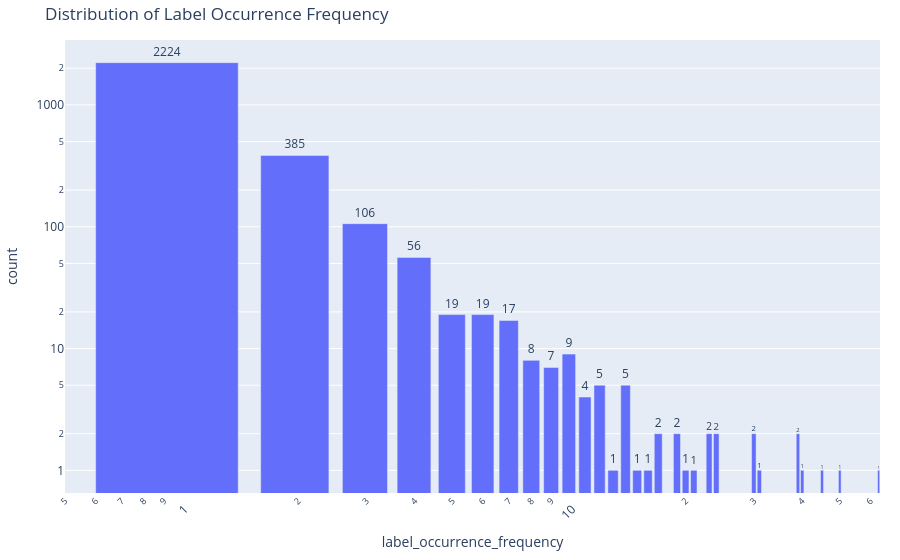

Notebook code for this chart:
### Code cell
import pandas as pd
import plotly.express as px

# Load the dataset
df = pd.read_csv(r"data/unused_python_functions_labels.csv")
df = df[~df["label"].isin(["deprecated function", "passthrough function", "redundant function", "unimplemented function"])]

# First, let's see what columns we have after groupby
occurrence_frequency = df.groupby("label")["type"].count().reset_index()

# Import Counter
from collections import Counter

frequency_counts = Counter(occurrence_frequency["type"])

# Convert Counter to DataFrame for plotting
frequency_df = pd.DataFrame.from_dict(
    frequency_counts, orient="index", columns=["count"]
).reset_index()
frequency_df.columns = ["label_occurrence_frequency", "count"]

# Create bar chart for occurrence frequency
fig = px.bar(
    frequency_df,
    x="label_occurrence_frequency",
    y="count",
    title="Distribution of Label Occurrence Frequency",
    text="count",
    log_x=True,
    log_y=True,
)

fig.update_traces(textposition="outside")
fig.update_layout(xaxis_tickangle=-45, margin=dict(l=20, r=20, t=40, b=60))

fig.show()

### Figure 1 — Plotly figure (JSON) as saved in the notebook; plotly's stock layout.template omitted (floating-point values rounded to 4 significant figures)
{"data": [{"hovertemplate": "label_occurrence_frequency=%{x}<br>count=%{text}<extra></extra>", "legendgroup": "", "marker": {"color": "#636efa", "pattern": {"shape": ""}}, "name": "", "orientation": "v", "showlegend": false, "text": [2224.0, 385.0, 56.0, 19.0, 106.0, 1.0, 19.0, 2.0, 8.0, 5.0, 7.0, 9.0, 4.0, 5.0, 1.0, 17.0, 1.0, 2.0, 2.0, 1.0, 2.0, 1.0, 2.0, 1.0, 1.0, 1.0, 1.0, 2.0, 1.0], "textposition": "outside", "type": "bar", "x": [1, 2, 4, 6, 3, 40, 5, 17, 8, 14, 9, 10, 11, 12, 15, 7, 20, 24, 23, 16, 39, 50, 19, 21, 31, 45, 63, 30, 13], "xaxis": "x", "y": [2224, 385, 56, 19, 106, 1, 19, 2, 8, 5, 7, 9, 4, 5, 1, 17, 1, 2, 2, 1, 2, 1, 2, 1, 1, 1, 1, 2, 1], "yaxis": "y"}], "layout": {"barmode": "relative", "legend": {"tracegroupgap": 0}, "margin": {"b": 60, "l": 20, "r": 20, "t": 40}, "title": {"text": "Distribution of Label Occurrence Frequency"}, "xaxis": {"anchor": "y", "domain": [0, 1], "tickangle": -45, "title": {"text": "label_occurrence_frequency"}, "type": "log"}, "yaxis": {"anchor": "x", "domain": [0, 1], "title": {"text": "count"}, "type": "log"}}}
